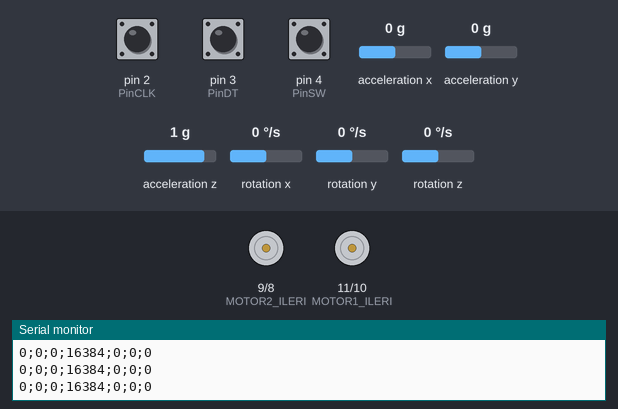
Recording of a sketch running on a simulated Arduino Uno, built with avr-gcc and run on an emulated ATmega328P. On the bench: motor-driver pin pairs drawn as motors (green arrow = first pin HIGH = forward, orange = second pin HIGH = backward, longer = more drive), the last lines printed to the serial monitor. Wiring (inferred from the names in the program): MPU-6050 motion sensor at I2C address 0x68. The test bench sets the inputs (shaded band); at power-on: acceleration z 1 g, acceleration x 0 g, acceleration y 0 g, rotation x 0 °/s, pin 2 (PinCLK) LOW, pin 3 (PinDT) HIGH, pin 4 (PinSW) HIGH, rotation y 0 °/s, rotation z 0 °/s.

Above: at 1.2 s.
1.3 s: acceleration z set to -1.4 g
4.3 s: acceleration x set to -1.4 g
7.3 s: acceleration y set to -1.4 g
10.3 s: rotation x set to 100 °/s
13.3 s: pin 2 (PinCLK) pulsed HIGH 2 times (0.12 s each, 0.3 s apart)
At 13.5 s:
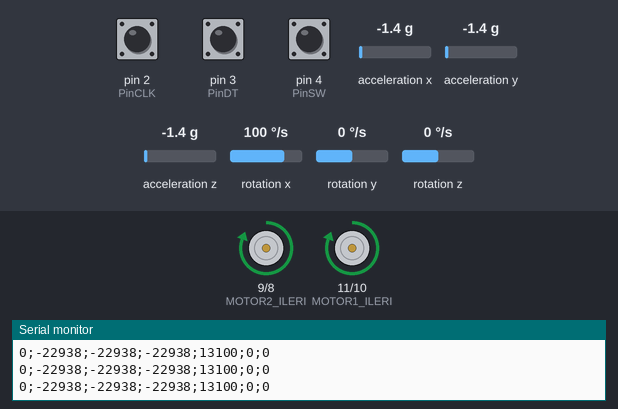
Timing chart, 0 to 16.3 s (numbered marks = the images above; inputs shaded):
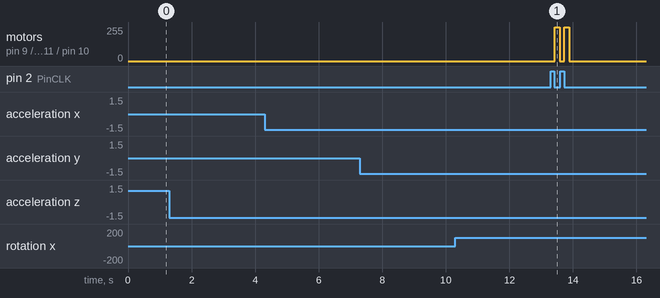

Measured:
- after the input at 13.3 s, motor on pin 9 (MOTOR2_ILERI) / pin 8 (MOTOR2_GERI), motor on pin 11 (MOTOR1_ILERI) / pin 10 (MOTOR1_GERI): alternates forward 255/255 for 0.15 s and stopped for 0.15 s, 4 changes in all, then stays stopped, starting after 0.13 s

The sketch:

sketch_jun04a.ino
```cpp
// MPU 6050   --->   Arduino
//
//  VCC   ----->   3.3v
//  GND   ----->   GND
//  SCL   ----->   A5 pin
//  SDA   ----->   A4 pin
#include <Wire.h> //mpu6050 için

long accelX, accelY, accelZ;
float gForceX, gForceY, gForceZ;

long gyroX, gyroY, gyroZ;
float rotX, rotY, rotZ;

volatile boolean TurnDetected;
volatile boolean up;

const int PinCLK=2;
const int PinDT=3;
const int PinSW=4;

boolean saatyonu;
int cevirme;

// L298N bağlantıları ve motor yönleri
#define MOTOR1_ILERI 11 // Pin D11 --> ilk motor ileri
#define MOTOR1_GERI 10 // Pin D10 --> ilk motor geri

#define MOTOR2_ILERI 9 // Pin D9 --> ikinci motor ileri
#define MOTOR2_GERI 8 // Pin D8 --> ikinci motor geri

// encoderın hangi yöne dönduğunu belirleyen fonksıyon
void isr ()  {
 //delay(4);
 if (digitalRead(PinCLK)) // eğer clk değeri 1 gelirse
   up = !digitalRead(PinDT); // saat yönunun tersinde
 else
   up = digitalRead(PinDT); // saat yönünde dönüyor
 TurnDetected = true;
}

void setup ()  {
 pinMode(PinCLK,INPUT);
 pinMode(PinDT,INPUT);
 pinMode(PinSW,INPUT);

 digitalWrite(PinSW, HIGH); // pinsw değerini açıyor ( 1 olarak atıyor )
 attachInterrupt (0,isr,FALLING);
 Serial.begin (9600);
 //Serial.println("Start");

  Wire.begin();
  setupMPU();

 //motorlara çıkış atıyoruz
 pinMode( MOTOR1_ILERI, OUTPUT );
 pinMode( MOTOR1_GERI, OUTPUT );
 pinMode( MOTOR2_ILERI, OUTPUT );
 pinMode(  MOTOR2_GERI, OUTPUT );

 digitalWrite(MOTOR1_ILERI, 0 ); // motor kapalı konumda
 digitalWrite(MOTOR1_GERI,0 );
 digitalWrite(MOTOR2_ILERI, 0 ); //  motor kapalı konumda
 digitalWrite(MOTOR2_GERI,0 );
}

void loop ()  {
 static long RotaryPosition=0;    // STATIC to count correctly


  recordAccelRegisters();
  recordGyroRegisters();
  printData();
  cevirme = 0;
  //delay(25);

 if (!(digitalRead(PinSW))) {   // butona basılıp basılmadıgını kontrol etme
   if (RotaryPosition == 0) {  // eğer basıldıysa
   } else {
       RotaryPosition=0; // eğer basılmadıysa sıfırlıyor
       digitalWrite(MOTOR1_ILERI, 0 ); // motorlar kapatılıyor
       digitalWrite(MOTOR1_GERI, 0 );
       digitalWrite(MOTOR2_ILERI, 0 ); // motorlar kapatılıyor
       digitalWrite( MOTOR2_GERI, 0 );

       //Serial.print ("Reset = ");
       //Serial.println (RotaryPosition);
   }
 }

 // eğer dönme tespit  edildiyse,
 if (TurnDetected)  {
   if (up) {
     if (RotaryPosition >= 50) { // saat yönunde 50  kere dönerse
       RotaryPosition = 50;

     }else {
         RotaryPosition=RotaryPosition+1;
         // eğer saat yönunde dönerse
          saatyonu = true;
          cevirme = 1; // unity e veri göndermek için atanan değişken

          digitalWrite(MOTOR1_ILERI, 1 ); // yön  = ileri
          digitalWrite( MOTOR1_GERI,0 );
          digitalWrite(MOTOR2_ILERI, 1 ); // yön  = ileri
          digitalWrite(MOTOR2_GERI,0 );
      }
   }else {
     if (RotaryPosition <= -50) { // saat yönunün tersinde  50  kere dönerse
       RotaryPosition = -50;

      }
       else {
          RotaryPosition=RotaryPosition-1;
          // eğer saat yönunun tersinde dönerse
          saatyonu = false;
          cevirme = 2;

          digitalWrite(MOTOR1_ILERI, 0 );
          digitalWrite(MOTOR1_GERI, 1 ); // yön  = geri
          digitalWrite( MOTOR2_ILERI, 0 );
          digitalWrite(MOTOR2_GERI, 1 ); // yön  = geri

      }}
      delay(150);
      digitalWrite( MOTOR1_GERI,0 );
      digitalWrite( MOTOR1_ILERI, 0 );
      digitalWrite(MOTOR2_GERI,0 );
      digitalWrite( MOTOR2_ILERI, 0 );
      TurnDetected = false;  // eğer dönme tespit edilmesse yada tespit edilene kadar motorlar sıfırlanır

      /*Serial.print ("Hareket : ");
      if (saatyonu){
       Serial.println ("Saat Yonu");
      }else{
       Serial.println("Saat Yonunun Tersi");
      }
      Serial.print("Enkoder pozisyonu : ");
      Serial.println(RotaryPosition);*/

  }
 }

void setupMPU(){ // mpu6050 kurulumu
  Wire.beginTransmission(0b1101000); //This is the I2C address of the MPU (b1101000/b1101001 for AC0 low/high datasheet sec. 9.2)
  Wire.write(0x6B); //Accessing the register 6B - Power Management (Sec. 4.28)
  Wire.write(0b00000000); //Setting SLEEP register to 0. (Required; see Note on p. 9)
  Wire.endTransmission();
  Wire.beginTransmission(0b1101000); //I2C address of the MPU
  Wire.write(0x1B); //Accessing the register 1B - Gyroscope Configuration (Sec. 4.4)
  Wire.write(0x00000000); //Setting the gyro to full scale +/- 250deg./s
  Wire.endTransmission();
  Wire.beginTransmission(0b1101000); //I2C address of the MPU
  Wire.write(0x1C); //Accessing the register 1C - Acccelerometer Configuration (Sec. 4.5)
  Wire.write(0b00000000); //Setting the accel to +/- 2g
  Wire.endTransmission();
}

 void recordAccelRegisters() { // 3 boyutta  açısal ivme değerlerini alıyor
  Wire.beginTransmission(0b1101000); //I2C address of the MPU
  Wire.write(0x3B); //Starting register for Accel Readings
  Wire.endTransmission();
  Wire.requestFrom(0b1101000,6); //Request Accel Registers (3B - 40)
  while(Wire.available() < 6);
  accelX = Wire.read()<<8|Wire.read(); //Store first two bytes into accelX
  accelY = Wire.read()<<8|Wire.read(); //Store middle two bytes into accelY
  accelZ = Wire.read()<<8|Wire.read(); //Store last two bytes into accelZ
  processAccelData();
}

void processAccelData(){ // mpu6050 den gelen açısal ivme değerlerini anlamlandırcak değerlere dönüştürme
  gForceX = accelX / 16384.0;
  gForceY = accelY / 16384.0;
  gForceZ = accelZ / 16384.0;
}

void recordGyroRegisters() { // 3 boyutta jiroskop değerlerini alıyor
  Wire.beginTransmission(0b1101000); //I2C address of the MPU
  Wire.write(0x43); //Starting register for Gyro Readings
  Wire.endTransmission();
  Wire.requestFrom(0b1101000,6); //Request Gyro Registers (43 - 48)
  while(Wire.available() < 6);
  gyroX = Wire.read()<<8|Wire.read(); //Store first two bytes into accelX
  gyroY = Wire.read()<<8|Wire.read(); //Store middle two bytes into accelY
  gyroZ = Wire.read()<<8|Wire.read(); //Store last two bytes into accelZ
  processGyroData();
}

void processGyroData() { // mpu6050 den gelen jiroskop değerlerini anlamlandırcak değerlere dönüştürme
  rotX = gyroX / 131.0;
  rotY = gyroY / 131.0;
  rotZ = gyroZ / 131.0;
}

void printData() { // Verileri yazdırıyoruz

  //Serial.print(" Accel (g)");
  //Serial.print(" X=");

  Serial.print(cevirme);
  Serial.print(";");

  Serial.print(accelX);
  Serial.print(";");

  //Serial.print(" Y=");

  Serial.print(accelY);
  Serial.print(";");

  //Serial.print(" Z=");

  Serial.print(accelZ);
  Serial.print(";");

  //Serial.print("Gyro (deg)");
  //Serial.print(" X=");

  Serial.print(gyroX);
  Serial.print(";");

  //Serial.print(" Y=");

  Serial.print(gyroY);
  Serial.print(";");

  //Serial.print(" Z=");

  Serial.print(gyroZ);
  Serial.println("");
  Serial.flush();
}
```
